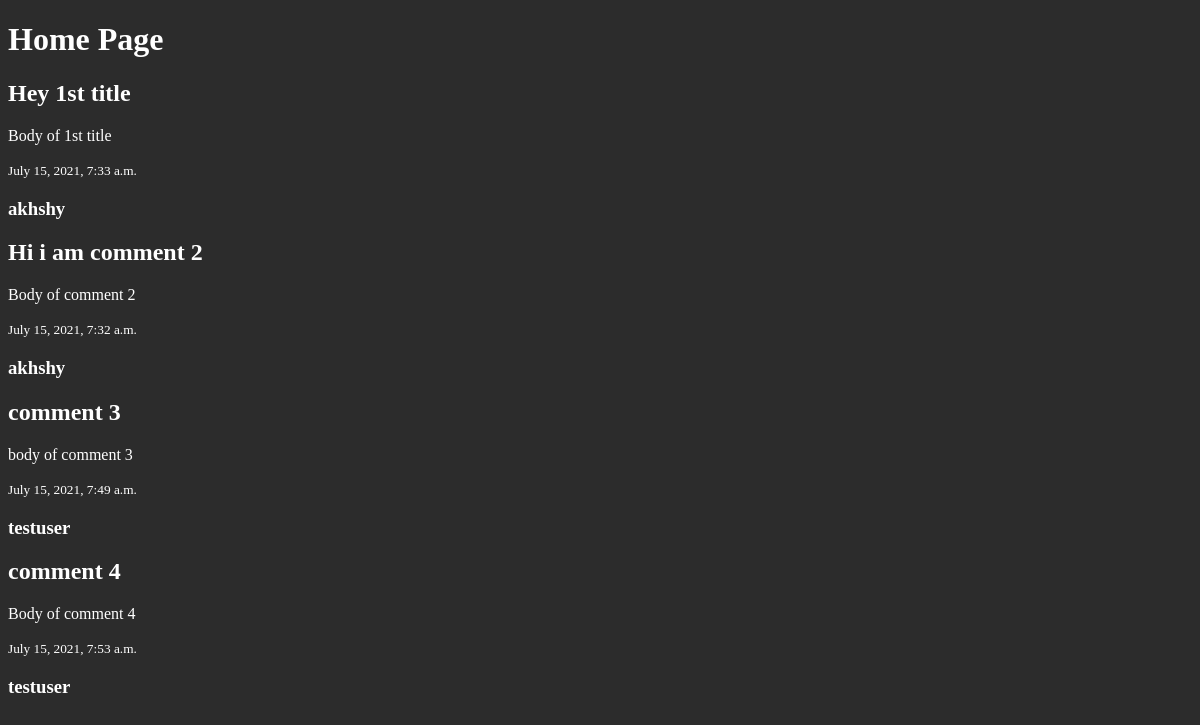
The page /asisa/ on the database its author committed.
### netbanking/models.py (models this page shows, shortened)
class comment(models.Model):
    title = models.CharField(max_length=100)
    body = models.TextField()
    posted_date = models.DateTimeField(default=timezone.now)
    user = models.ForeignKey(User, on_delete=models.CASCADE)

### netbanking/views.py (the view)
# urls.py: 2. Add a URL to urlpatterns:  path('', views.home, name='home')
def home(request):
    content = comment.objects.all()
    return render(request, 'netbanking/home.html', {'content': content})

### netbanking/templates/netbanking/home.html
{% extends "netbanking/base.html" %}
{% block content %}
<h1>Home Page</h1>
{% for i in content %}
<div>
    <h2>
        {{ i.title }}
    </h2>
    <p>
        {{ i.body }}
    </p>
    <small>
        {{ i.posted_date }}
    </small>
    <h3>{{ i.user }}</h3>
</div>
{% endfor %}
{% endblock content %}

### netbanking/templates/netbanking/base.html (shortened to what this page needs)
{% load static %}
<!DOCTYPE html>
<html lang="en">
<head>
    <link rel="stylesheet" href="{% static 'netbanking/signup.css'%}">
</head>
<body>
    {% block content %}
    {% endblock content %}
</body>
</html>

### netbanking/static/netbanking/signup.css (style rules this page uses)
body { background-color: rgb(44, 44, 44); color: white; }

### rows shown on the page
comment: title "Hey 1st title", body "Body of 1st title", posted_date "July 15, 2021, 7:33 a.m.", user "akhshy"
comment: title "Hi i am comment 2", body "Body of comment 2", posted_date "July 15, 2021, 7:32 a.m.", user "akhshy"
comment: title "comment 3", body "body of comment 3", posted_date "July 15, 2021, 7:49 a.m.", user "testuser"
comment: title "comment 4", body "Body of comment 4", posted_date "July 15, 2021, 7:53 a.m.", user "testuser"
